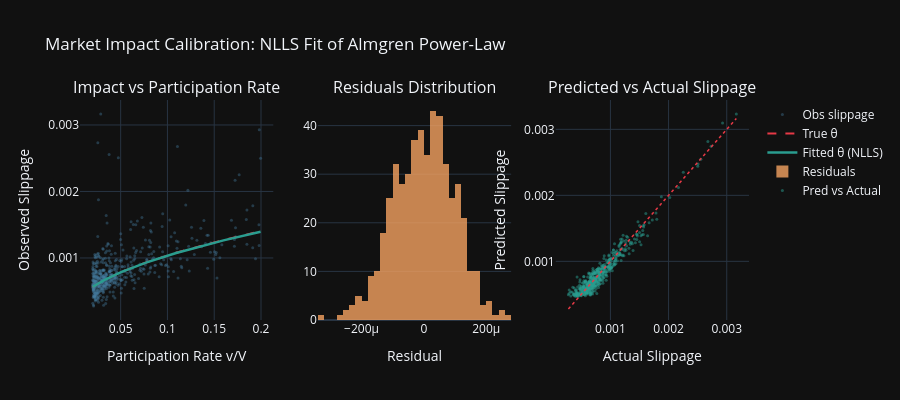

The cell this chart's notebook holds for it:
### Code cell
# ── PLOT 3: Market Impact Calibration Diagnostics ─────────────────────────
part_rate = v_sample / (V_sample + 1e-10)
vol_scaled_slip = obs_slippage / (sigma_sample + 1e-10)

pr_grid = np.linspace(part_rate.min(), part_rate.max(), 200)
sigma_med = np.median(sigma_sample)
fitted_curve_true = true_theta[0] * sigma_med * pr_grid**true_theta[1] + true_theta[2]
fitted_curve_est  = popt[0] * sigma_med * pr_grid**popt[1] + popt[2]

fig3 = sp.make_subplots(rows=1, cols=3,
    subplot_titles=['Impact vs Participation Rate', 'Residuals Distribution', 'Predicted vs Actual Slippage'])

fig3.add_trace(go.Scatter(x=part_rate, y=obs_slippage,
    mode='markers', marker=dict(size=3, color='#457b9d', opacity=0.4), name='Obs slippage'), row=1,col=1)
fig3.add_trace(go.Scatter(x=pr_grid, y=fitted_curve_true,
    line=dict(color='#e63946', width=2, dash='dash'), name='True θ'), row=1,col=1)
fig3.add_trace(go.Scatter(x=pr_grid, y=fitted_curve_est,
    line=dict(color='#2a9d8f', width=2.5), name='Fitted θ (NLLS)'), row=1,col=1)

fig3.add_trace(go.Histogram(x=resid, nbinsx=50, marker_color='#f4a261',
    name='Residuals', opacity=0.8), row=1,col=2)

fig3.add_trace(go.Scatter(x=obs_slippage, y=pred_slippage,
    mode='markers', marker=dict(size=3, color='#2a9d8f', opacity=0.5), name='Pred vs Actual'),
    row=1,col=3)
diag = np.linspace(obs_slippage.min(), obs_slippage.max(), 100)
fig3.add_trace(go.Scatter(x=diag, y=diag, line=dict(color='#e63946', width=1.5, dash='dot'),
    showlegend=False), row=1,col=3)

fig3.update_layout(height=400, title_text='Market Impact Calibration: NLLS Fit of Almgren Power-Law',
    template='plotly_dark')
fig3.update_xaxes(title_text='Participation Rate v/V', row=1, col=1)
fig3.update_yaxes(title_text='Observed Slippage', row=1, col=1)
fig3.update_xaxes(title_text='Residual', row=1, col=2)
fig3.update_xaxes(title_text='Actual Slippage', row=1, col=3)
fig3.update_yaxes(title_text='Predicted Slippage', row=1, col=3)
fig3.show()

### Figure 1 — Plotly figure (JSON) as saved in the notebook; plotly's stock layout.template omitted (floating-point values rounded to 4 significant figures; data arrays with more than 128 entries replaced by an {"elided": "..."} marker saying what was removed)
{"data": [{"marker": {"color": "#457b9d", "opacity": 0.4, "size": 3}, "mode": "markers", "name": "Obs slippage", "type": "scatter", "x": {"elided": "500 float values"}, "xaxis": "x", "y": {"elided": "500 float values"}, "yaxis": "y"}, {"line": {"color": "#e63946", "dash": "dash", "width": 2}, "name": "True θ", "type": "scatter", "x": {"elided": "200 float values"}, "xaxis": "x", "y": {"elided": "200 float values"}, "yaxis": "y"}, {"line": {"color": "#2a9d8f", "width": 2.5}, "name": "Fitted θ (NLLS)", "type": "scatter", "x": {"elided": "200 float values"}, "xaxis": "x", "y": {"elided": "200 float values"}, "yaxis": "y"}, {"marker": {"color": "#f4a261"}, "name": "Residuals", "nbinsx": 50, "opacity": 0.8, "type": "histogram", "x": {"elided": "500 float values"}, "xaxis": "x2", "yaxis": "y2"}, {"marker": {"color": "#2a9d8f", "opacity": 0.5, "size": 3}, "mode": "markers", "name": "Pred vs Actual", "type": "scatter", "x": {"elided": "500 float values"}, "xaxis": "x3", "y": {"elided": "500 float values"}, "yaxis": "y3"}, {"line": {"color": "#e63946", "dash": "dot", "width": 1.5}, "showlegend": false, "type": "scatter", "x": [0.0002777, 0.0003068, 0.000336, 0.0003652, 0.0003943, 0.0004235, 0.0004527, 0.0004818, 0.000511, 0.0005402, 0.0005693, 0.0005985, 0.0006276, 0.0006568, 0.000686, 0.0007151, 0.0007443, 0.0007735, 0.0008026, 0.0008318, 0.000861, 0.0008901, 0.0009193, 0.0009484, 0.0009776, 0.001007, 0.001036, 0.001065, 0.001094, 0.001123, 0.001153, 0.001182, 0.001211, 0.00124, 0.001269, 0.001298, 0.001328, 0.001357, 0.001386, 0.001415, 0.001444, 0.001473, 0.001503, 0.001532, 0.001561, 0.00159, 0.001619, 0.001648, 0.001678, 0.001707, 0.001736, 0.001765, 0.001794, 0.001823, 0.001853, 0.001882, 0.001911, 0.00194, 0.001969, 0.001998, 0.002028, 0.002057, 0.002086, 0.002115, 0.002144, 0.002173, 0.002203, 0.002232, 0.002261, 0.00229, 0.002319, 0.002348, 0.002377, 0.002407, 0.002436, 0.002465, 0.002494, 0.002523, 0.002552, 0.002582, 0.002611, 0.00264, 0.002669, 0.002698, 0.002727, 0.002757, 0.002786, 0.002815, 0.002844, 0.002873, 0.002902, 0.002932, 0.002961, 0.00299, 0.003019, 0.003048, 0.003077, 0.003107, 0.003136, 0.003165], "xaxis": "x3", "y": [0.0002777, 0.0003068, 0.000336, 0.0003652, 0.0003943, 0.0004235, 0.0004527, 0.0004818, 0.000511, 0.0005402, 0.0005693, 0.0005985, 0.0006276, 0.0006568, 0.000686, 0.0007151, 0.0007443, 0.0007735, 0.0008026, 0.0008318, 0.000861, 0.0008901, 0.0009193, 0.0009484, 0.0009776, 0.001007, 0.001036, 0.001065, 0.001094, 0.001123, 0.001153, 0.001182, 0.001211, 0.00124, 0.001269, 0.001298, 0.001328, 0.001357, 0.001386, 0.001415, 0.001444, 0.001473, 0.001503, 0.001532, 0.001561, 0.00159, 0.001619, 0.001648, 0.001678, 0.001707, 0.001736, 0.001765, 0.001794, 0.001823, 0.001853, 0.001882, 0.001911, 0.00194, 0.001969, 0.001998, 0.002028, 0.002057, 0.002086, 0.002115, 0.002144, 0.002173, 0.002203, 0.002232, 0.002261, 0.00229, 0.002319, 0.002348, 0.002377, 0.002407, 0.002436, 0.002465, 0.002494, 0.002523, 0.002552, 0.002582, 0.002611, 0.00264, 0.002669, 0.002698, 0.002727, 0.002757, 0.002786, 0.002815, 0.002844, 0.002873, 0.002902, 0.002932, 0.002961, 0.00299, 0.003019, 0.003048, 0.003077, 0.003107, 0.003136, 0.003165], "yaxis": "y3"}], "layout": {"annotations": [{"font": {"size": 16}, "showarrow": false, "text": "Impact vs Participation Rate", "x": 0.1444, "xanchor": "center", "xref": "paper", "y": 1, "yanchor": "bottom", "yref": "paper"}, {"font": {"size": 16}, "showarrow": false, "text": "Residuals Distribution", "x": 0.5, "xanchor": "center", "xref": "paper", "y": 1, "yanchor": "bottom", "yref": "paper"}, {"font": {"size": 16}, "showarrow": false, "text": "Predicted vs Actual Slippage", "x": 0.8556, "xanchor": "center", "xref": "paper", "y": 1, "yanchor": "bottom", "yref": "paper"}], "height": 400, "title": {"text": "Market Impact Calibration: NLLS Fit of Almgren Power-Law"}, "xaxis": {"anchor": "y", "domain": [0, 0.2889], "title": {"text": "Participation Rate v/V"}}, "xaxis2": {"anchor": "y2", "domain": [0.3556, 0.6444], "title": {"text": "Residual"}}, "xaxis3": {"anchor": "y3", "domain": [0.7111, 1], "title": {"text": "Actual Slippage"}}, "yaxis": {"anchor": "x", "domain": [0, 1], "title": {"text": "Observed Slippage"}}, "yaxis2": {"anchor": "x2", "domain": [0, 1]}, "yaxis3": {"anchor": "x3", "domain": [0, 1], "title": {"text": "Predicted Slippage"}}}}
